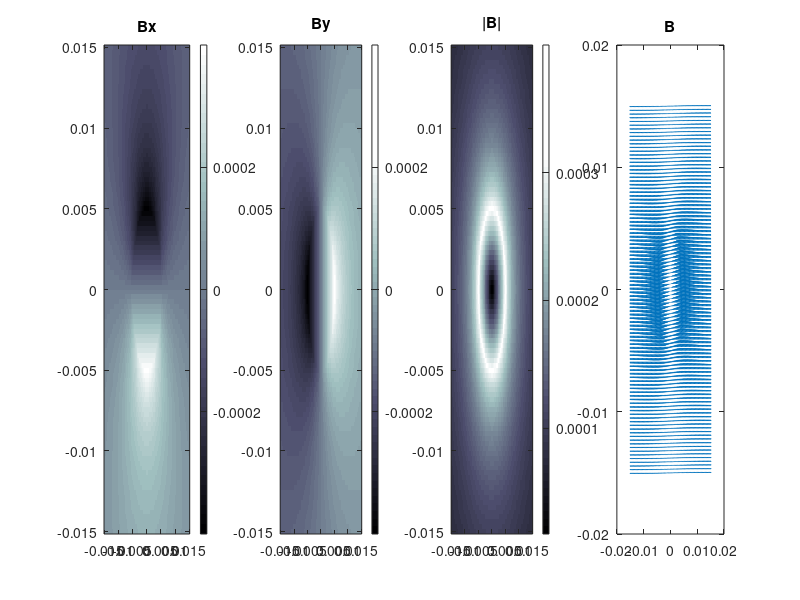
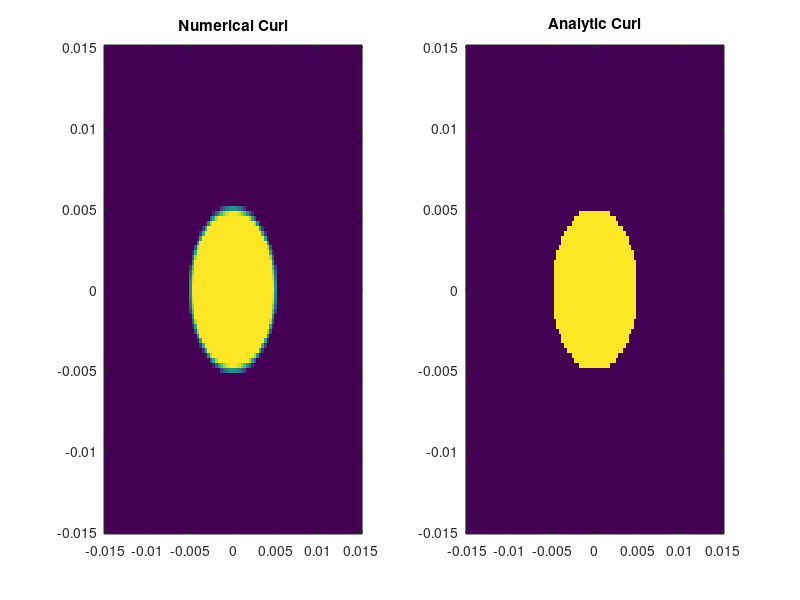
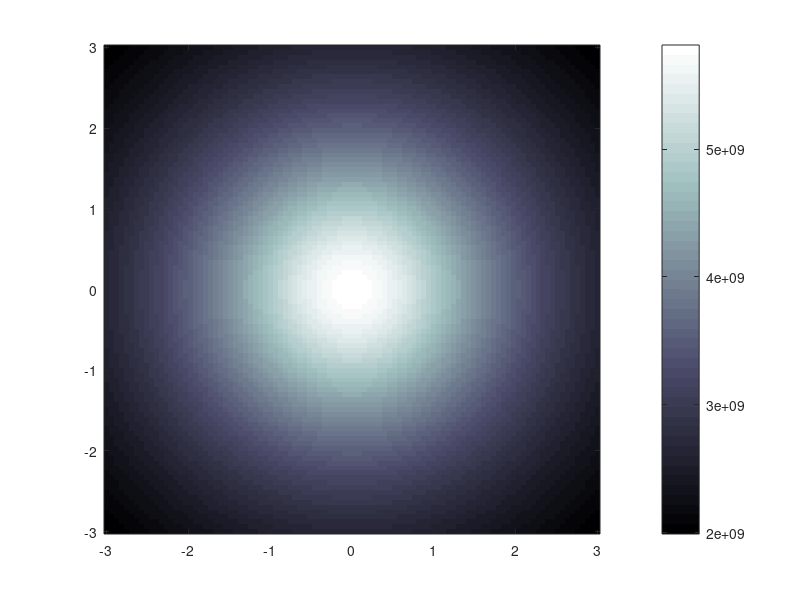

These charts were generated, in order, by the following MATLAB code:

clc;clear;close all;
%% Problem 1a + 1b
%define terms
I = 10;                        %A
mu_naught = 4*pi*10^(-7);      %H/m
a = .005;                      %m

%define grid
lx = 100;
ly = 100;
x = linspace(-3*a,3*a,lx);
y = linspace(-3*a,3*a,ly);
[X,Y] = meshgrid(x,y);

% Allocate space and calculate B
Bx = 0.*X;
By = 0.*Y;
Bmag = 0.*X;
for ix = 1:lx
    for iy = 1:ly
        %components
        if sqrt(X(ix,iy)^2 + Y(ix,iy)^2) < a
            Bx(ix,iy) = (mu_naught*I/(2*pi*a^2))* sqrt(X(ix,iy)^2 + Y(ix,iy)^2)*(-Y(ix,iy)/sqrt(X(ix,iy)^2 + Y(ix,iy)^2));
            By(ix,iy) = (mu_naught*I/(2*pi*a^2))* sqrt(X(ix,iy)^2 + Y(ix,iy)^2)*(X(ix,iy)/sqrt(X(ix,iy)^2 + Y(ix,iy)^2));
        elseif sqrt(X(ix,iy)^2 + Y(ix,iy)^2) >= a
            Bx(ix,iy) = (mu_naught*I/(2*pi*sqrt(X(ix,iy)^2 + Y(ix,iy)^2)))*(-Y(ix,iy)/sqrt(X(ix,iy)^2 + Y(ix,iy)^2));
            By(ix,iy) = (mu_naught*I/(2*pi*sqrt(X(ix,iy)^2 + Y(ix,iy)^2)))*(X(ix,iy)/sqrt(X(ix,iy)^2 + Y(ix,iy)^2));
        end %if
        
        %magnitude
        Bmag(ix,iy) = sqrt(Bx(ix,iy)^2+By(ix,iy)^2);
        
    end %for y
end %for x

% plot
figure(1)
%bx
subplot(1,4,1)
imagesc(x,y,Bx)
title('Bx')
colorbar;
axis xy

%by
subplot(1,4,2)
imagesc(x,y,By)
title('By')
colorbar;
axis xy

%b
subplot(1,4,3)
imagesc(x,y,Bmag)
title('|B|')
colorbar;
axis xy

%bx
subplot(1,4,4)
quiver(x,y,Bx,By,0)
title('B')
colormap(bone(50));

%% Problem 1c+1d
%calculate curl of B numerically
dx = x(2)-x(1);
dy = y(2)-y(1);
curlb = 0.*X;

%x part of curl
curlx = zeros(size(By));
for ix = 2:lx-1
    curlx(:,ix) = (By(:,ix+1)-By(:,ix-1))/2/dx;
end %for
curlx(:,1) = (By(:,2)-By(:,1))/dx;
curlx(:,lx)=(By(:,lx)-By(:,lx-1))/dx;

%y part of curl
curly = zeros(size(Bx));
for iy = 2:ly-1
    curly(iy,:) = (Bx(iy+1,:)-Bx(iy-1,:))/2/dy;
end %for
curly(1,:) = (Bx(2,:)-Bx(1,:))/dy;
curly(ly,:)=(Bx(ly,:)-Bx(ly-1,:))/dy;

numeric_curl = curlx - curly;

%calculate curl of b analytically
analytic_curl = zeros(size(Bx));
for ix = 1:lx
    for iy = 1:ly
        if sqrt(x(ix)^2 + y(iy)^2) < a
            analytic_curl(ix,iy) = mu_naught*I/(2*pi*a^2);
        elseif sqrt(x(ix)^2 + y(iy)^2) >= a
            analytic_curl(ix,iy) = 0;
        end
    end
end

figure(2)
subplot(1,2,1)
imagesc(x,y,numeric_curl)
axis xy
title('Numerical Curl')

subplot(1,2,2)
imagesc(x,y,analytic_curl)
axis xy
title('Analytic Curl')

%% Problem 1e
%define constants
Q = 1;
a = 1;
epsilon = 8.854e-12;

%define grid
lx = 100;
ly = 100;
lz = 100;

x = linspace(-3*a,3*a,lx);
y = linspace(-3*a,3*a,ly);
z = linspace(-3*a,3*a,lz);

[X,Y,Z] = meshgrid(x,y,z);

%allocate space and calculate potential
phi = 0.*X;
for ix = 1:lx
    for iy = 1:ly
        for iz = 1:lz
        if sqrt(x(ix)^2+y(iy)^2+z(iz)^2) < a
            phi(iy,ix,iz) = Q/(4*pi*epsilon*a) + Q/(8*pi*epsilon*a^3)*(x(ix)^2+y(iy)^2+z(iz)^2-a^2);
        elseif sqrt(x(ix)^2+y(iy)^2+z(iz)^2) >= a
            phi(iy,ix,iz) = Q/(4*pi*epsilon*sqrt(x(ix)^2+y(iy)^2+z(iz)^2));
        end %if
        end %for z
    end %for y
end %for x

%plot
figure(3);
imagesc(x,y,phi(:,:,25))
axis xy
colormap(bone(50));
colorbar;


%% Problem 2
W = -1/2;




































